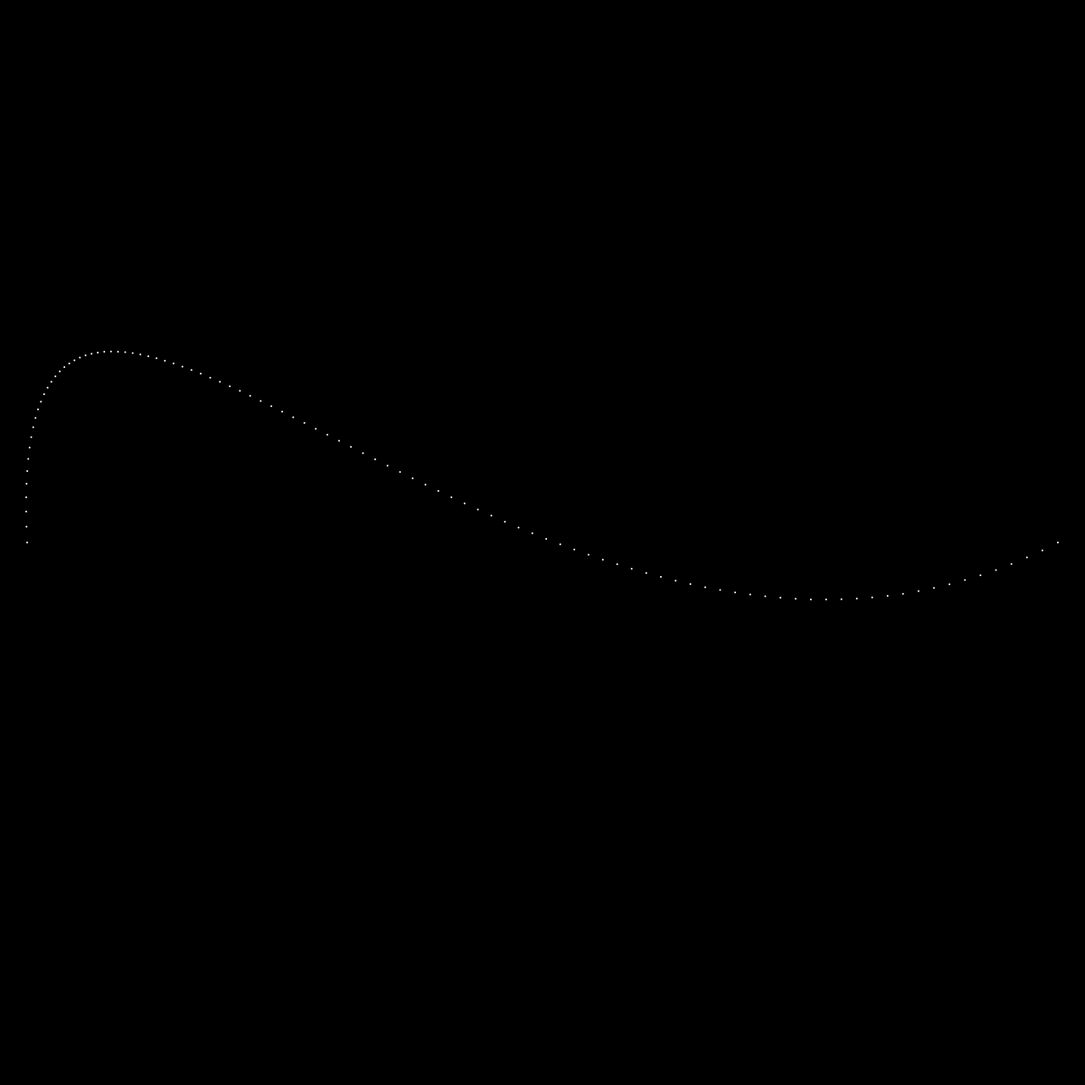
Frame 1 (no input)
Frame 60 (no input): identical to frame 1, image omitted
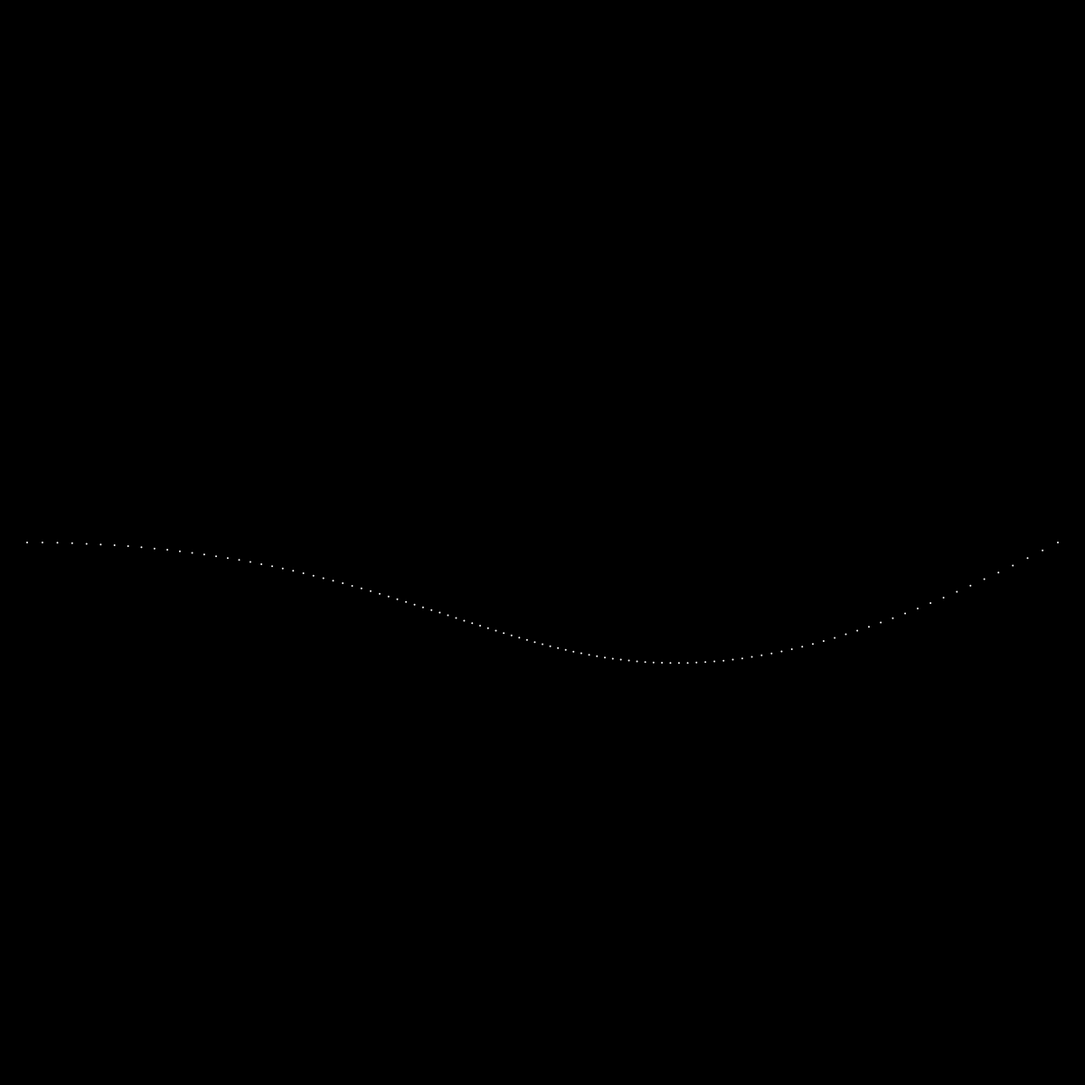
Frame 120 (the mouse pressed at the canvas centre since frame 60)

The p5.js sketch that drew these frames (run headless with seeded random() and noise() and a simulated clock; from frame 60 on, the mouse is pressed at the canvas centre):

// p5.js sketch
// ── sketch.js
let p0, p1, p2, p3;
function setup()
{
    createCanvas(1200, 1200);
    p0 = createVector(30, width / 2);
    p3 = createVector(width - 30, width / 2);
    p2 = createVector(600, 900);
}


function usingPreBuilt()
{
    strokeWeight(24);
    point(30, width / 2);
    point(mouseX, mouseY);
    point(600, 900);
    point(width - 30, width / 2);

    strokeWeight(4);
    noFill();
    beginShape();
    vertex(30, width / 2);

    bezierVertex(mouseX, mouseY, 600, 900, width - 30, width / 2);
    bezierVertex(mouseX, mouseY, 600, 900, 30, width / 2);
    endShape();
    strokeWeight(2);
    line(30, width / 2, mouseX, mouseY);
    line(600, 900, width - 30, width / 2);
}


function quadratic(p0, p1, p2, t)
{
    let p_1 = p5.Vector.lerp(p0, p1, t);
    let p_2 = p5.Vector.lerp(p1, p2, t);
    return p5.Vector.lerp(p_1, p_2, t);
}

function cubic(p0, p1, p2, p3, t)
{
    let v1 = quadratic(p0, p1, p2, t);
    let v2 = quadratic(p1, p2, p3, t);
    return p5.Vector.lerp(v1, v2, t);
}

function fromScratch()
{
    strokeWeight(2);
    p1 = createVector(mouseX, mouseY);
    let delta = 0.01;
    for(let t = 0; t <= 1.0001; t += delta)
    {
        let v = cubic(p0, p1, p2, p3, t);
        // let v = p5.Vector.lerp(v1, v2, t);
        point(v.x, v.y);
    }
}


function draw()
{
    background(0);
    stroke(255);
    fromScratch();
}
